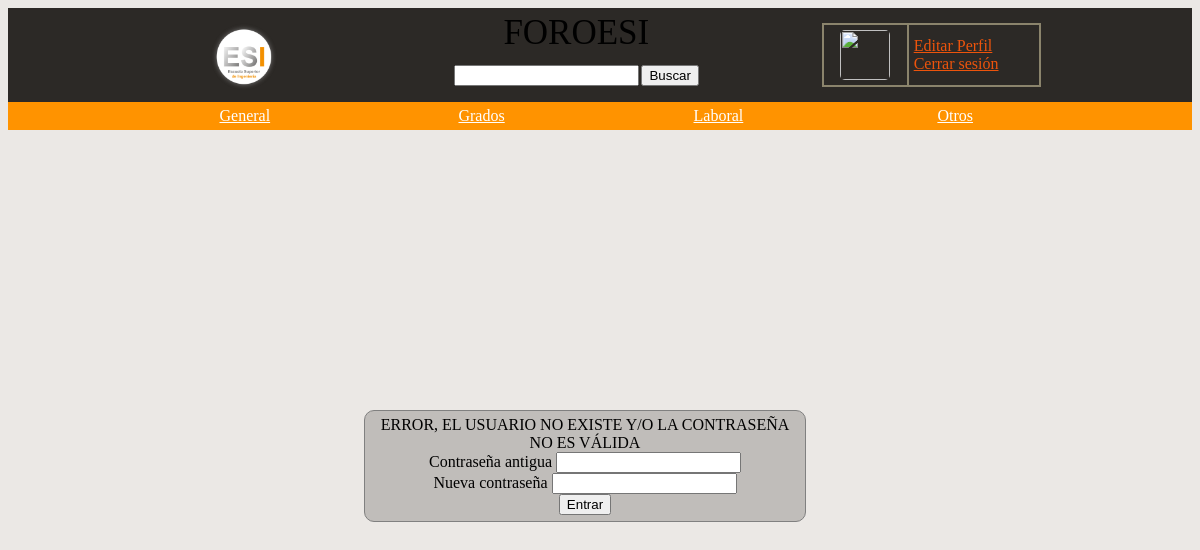
Screenshot of /index.php/usu/cambiar_pass with the database file from the repository.
### tables this page shows
CREATE TABLE IF NOT EXISTS `categoria` (
  `id` int(11) NOT NULL AUTO_INCREMENT,
  `nombre` varchar(100) NOT NULL,
  PRIMARY KEY (`id`),
  UNIQUE KEY `nombre` (`nombre`)
);

### application/controllers/Usu.php (called while the page is built, shortened)
<?php
class Usu extends CI_Controller{
public function cambiar_pass(){
  $this->load->model('Usu_model');
  $variable = $this->Usu_model->cambiar_pass();
  if($variable){
    $datos = array('mensaje' => 'CONTRASEÑA CAMBIADA CON ÉXITO','categoria' => $this->categoria_model->get_categoria());
    $this->load->view('cpass_view',$datos);
  }else{
    $datos = array('mensaje' => 'ERROR, EL USUARIO NO EXISTE Y/O LA CONTRASEÑA NO ES VÁLIDA','categoria' => $this->categoria_model->get_categoria());
    $this->load->view('cpass_view',$datos);
  }
}
}
?>

### index.php (called while the page is built, shortened)
<?php
require_once BASEPATH.'core/CodeIgniter.php';

### application/models/categoria_model.php (called while the page is built, shortened)
<?php
class categoria_model extends CI_Model{
 public function get_categoria(){
 $consulta = $this->db->query('Select * from categoria');
 return $consulta->result();
 }
}

### application/views/cpass_view.php (the view, shortened to what this page needs)
<html lang="es">
<head>
 	<div id="estilo1" align="center">
	<table width = " 80% " align = "center" cellpadding="5" cellspacing="0">
			<tr  BGCOLOR= "#2c2926">
				<td align="center" width="25%" style="border-right:0px; font-size: 11px"><a href="<?= base_url().'index.php/hilos'?>" title="Inicio"><img src="<?= base_url().'uploads/'. 'gordo.png'?>" width="80" height="80"></a>
				</td>
				<td align="center" width="45%" style="border-right:0px;border-left: 0px; font-size: 11px">
								<div style=" font-size: 35px">FOROESI</div>
								<br>
								<div><?= form_open(base_url().'index.php/hilos/buscar',
										array('name'=>'mi_form','id'=>'form'));?>
 										<?= form_input('parametro','','class="input"') ?>
 										<?= form_submit('submit', 'Buscar','class="submit"');?>
 										<?= form_close(); ?></div>
				</td>
				<td  align="center" width="30%" style="border-left: 0px; font-size: 11px">
					<div>
						<table class="ta" width = " 80% " align = "center" border= 1 bordercolor="#8B846C" cellpadding="5" cellspacing="0">
							<tr>
								<td align="center">
									<img src="<?= base_url().'uploads/'.$this->session->userdata('avatar') ?>" width="50" height="50"/>
								</td>
								<td>
									<div><a href="<?= base_url().'index.php'?>" title="Editar Perfil">  Editar Perfil</a></div>
									<div><a href="<?= base_url().'index.php/Usu/logout'?>" title="Deslogearme">  Cerrar sesión</a></div>
								</td>
							</tr>
						</table>
					</div>
				</td>
			</tr>
	</table>
</div>
<div id="estilo3">
<table width = " 80% " align = "center" border= 0 bordercolor="#8B846C" cellpadding="5" cellspacing="0">
	<tr  BGCOLOR= "#ff9300 ">
			<?php
				foreach ($categoria as $fila) { ?>
					<td align="center" width="25%">
					<a href="<?= base_url().'index.php/hilos/categorias/'.$fila->id.'/'.$fila->nombre?>" title="Ver Categoria" style="color:#fff;" align="center"><?= $fila->nombre; ?></a>
					</td>
			<?php	}
			?>
	</tr>
	</table>
</div>
<br>
</head>
<body id="estilo2">
<div class="hijo" align="center">
 <?php if(isset($mensaje)):?>
 <?= $mensaje?>
 <?php endif;?>
<br>
<form name="form_iniciar" action="<?= base_url().'index.php/Usu/cambiar_pass'?>" method="POST">
 <label for="contraseñaAntigua"> Contraseña antigua</label>
 <input type="password" name="password" /> <br/>
  <label for="nuevaContraseña"> Nueva contraseña   </label>
 <input type="password" name="nueva_password" /> <br/>
 <input type="submit" value="Entrar" name="submit" /> <br/>
 </form>
</div>
</body>
</html>

### application/views/cpass_view.php (style rules this page uses)
#estilo1 { background:#2c2926; color:#ed540c; }
#estilo3 { background:#ff9300; color:#fff; }
#estilo2 { background:#ebe8e5; }
.hijo { border-radius: 10px 10px 10px 10px; -moz-border-radius: 10px 10px 10px 10px; -webkit-border-radius: 10px 10px 10px 10px; border: 0px solid #000000; color: black; background: #C0BDBA; position: absolute; top:70%; left:47%; width:430px; margin-left:-200px; height:100px; margin-top:-150px; border:1px solid #808080; padding:5px; }
a { color:#ed540c; }
img { border-radius: 5px; }

### rows the page displays
categoria: nombre "General"
categoria: nombre "Grados"
categoria: nombre "Laboral"
categoria: nombre "Otros"

### other values shown
$mensaje "ERROR, EL USUARIO NO EXISTE Y/O LA CONTRASEÑA NO ES VÁLIDA"
